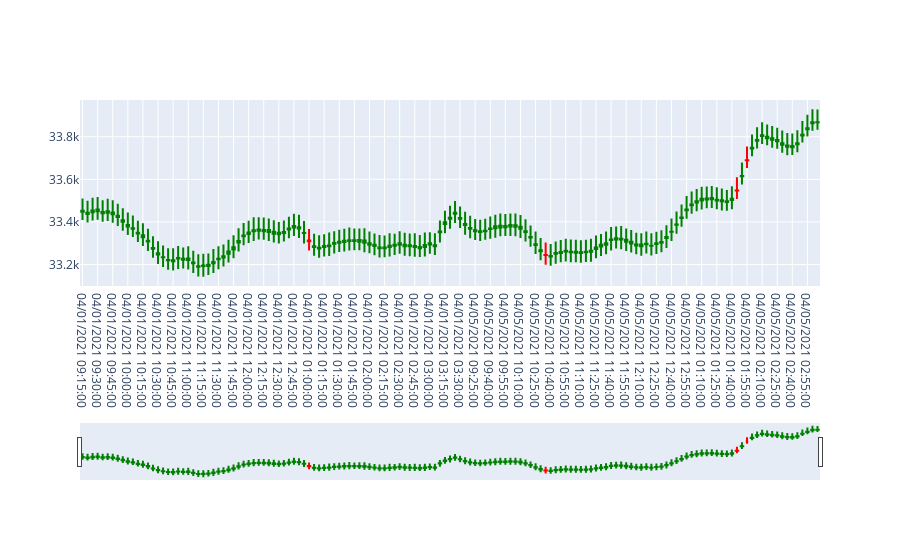

Write notebook code for a chart like this one.
### Code cell
import pandas as pd 
import plotly.graph_objects as go
df = pd.read_csv(r'c:\BANKNIFTY_5M\reposit\Onlinegraph_05APRIL_IMP.csv')
fig = go.Figure(data=[go.Candlestick(
    x=df['Date'],
    open=df['Open'], high=df['High'],
    low=df['Low'], close=df['Close'],
    increasing_line_color= 'green', decreasing_line_color= 'red'
)])

fig.show()
import plotly.io as pio
pio.write_html(fig, file = "april05.html", auto_open = True)

### Figure 1 — Plotly figure (JSON) as saved in the notebook; plotly's stock layout.template omitted (floating-point values rounded to 4 significant figures; data arrays with more than 128 entries replaced by an {"elided": "..."} marker saying what was removed)
{"data": [{"close": {"elided": "147 float values"}, "decreasing": {"line": {"color": "red"}}, "high": {"elided": "147 float values"}, "increasing": {"line": {"color": "green"}}, "low": {"elided": "147 float values"}, "open": {"elided": "147 float values"}, "type": "candlestick", "x": {"elided": "147 str values"}}], "layout": {}}
